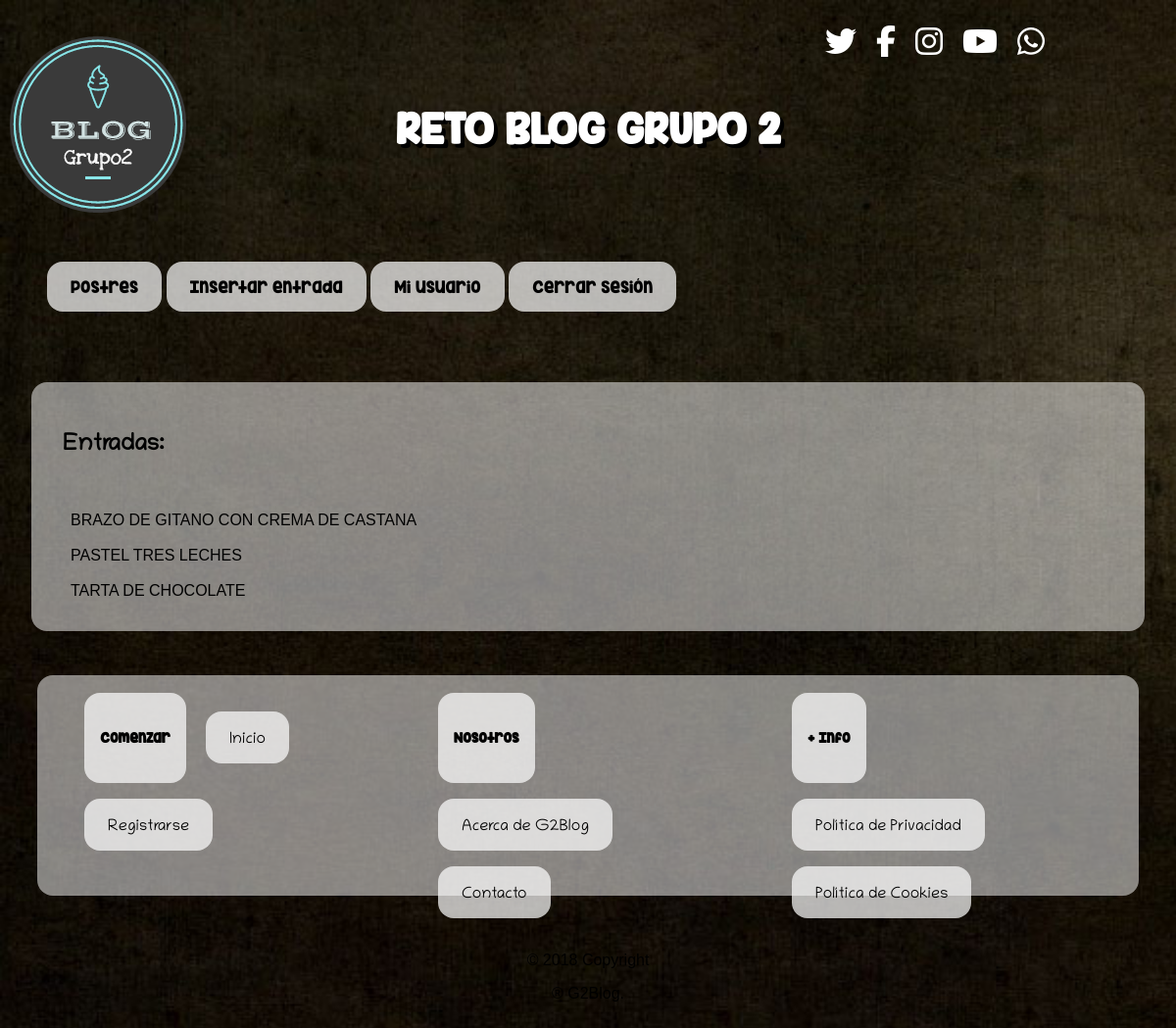
Screenshot of /index.php (signed in) with the database file from the repository.
### tables this page shows
CREATE TABLE `entrada` (
  `titulo` varchar(40) NOT NULL,
  `contenido` longtext NOT NULL,
  `fecha_entrada` datetime DEFAULT CURRENT_TIMESTAMP
);

### index.php (the view, shortened to what this page needs)
<?php
	if (isset($_SESSION['usuario'])){
		$usuario=$_SESSION['usuario'];
		?>
	    <?php
	}
	?>
	<?php
	include 'conexion.php';
	try {
	$sentencia=$db->prepare("SELECT titulo 'et' FROM entrada");
	$sentencia->execute();
		if (isset($usuario) &&  isset($_SESSION['logueado']) && $_SESSION['logueado'] == true ){
			if ($usuario=='admin'){
				 require_once('menuAdministrador.php');
				 ?><script type="text/javascript" src="JS/script.js"></script><?php
			}
			else if($usuario!='admin') {
				require_once('menuUsuario.php');
				echo "<div>
				<section id='entrada'>";
				echo '<h2>Entradas:</h2><br>';
			foreach($sentencia as $entrada){
				$variable=$entrada["et"];
				echo '<article><br><a href="mostrarEntrada.php?var='.$variable.'">'.$variable.'</a>';
			}
			}
		}
	} catch(PDOException $e) {
	  echo 'Error: ' . $e->getMessage();
	}
	echo "</section>
	</div>";
?>

### CSS/estilo.css (style rules this page uses)
header { text-align: center; height: 12em; }
body { background-image: url(../img/fondo2.jpg); background-size: cover; color: black; font-family: arial; }
h1 { padding: 2em; color: white; font-family: "header"; font-size: 2.5em; text-shadow: 4px 4px black; display: flex; justify-content: center; }
h2 { font-family: "letra"; }
nav ul { list-style: none; color: white; }
nav li , #lilogin, #liregistro { display: inline-block; color: black; padding: 1em; background: rgb(255, 255, 255,0.7); border-radius: 1em; font-family: "header"; }
#entrada a:link { background-color: transparent; text-transform: uppercase; }
#entrada { background: rgb(255, 255, 255,0.5); border-radius: 1em; margin: 1.5em; padding: 2em; }
#logo { position: absolute; left: 0; }
a { text-decoration: none; color: black; padding: 0.5em; }
.flex-center { width: 89%; min-height: 6vh; display: -webkit-box; display: -webkit-flex; display: -ms-flexbox; display: flex; -webkit-box-pack: center; -webkit-justify-content: center; -ms-flex-pack: center; justify-content: flex-end; -webkit-box-align: center; -webkit-align-items: center; -ms-flex-align: center; align-items: flex-start; position: absolute; top: 1em; }
.icon-3d { padding: 10px; -webkit-animation: icon3d 200ms 10; animation: icon3d 200ms 10; color: #fff; }
footer { background: rgb(255, 255, 255, 0.5); height: 225px; border-radius: 1em; margin: 45px 30px; }
footer a { font-family: "letra"; }
footer ul { margin: 0px 30px; padding: 10px; width: 25%; float: left; list-style: none; }
footer ul li { margin: 8px; }
.copyright { padding-bottom:50px; width: 100%; float: left; text-align: center; }

### rows the page displays
entrada: titulo "BRAZO DE GITANO CON CREMA DE CASTANA"
entrada: titulo "PASTEL TRES LECHES"
entrada: titulo "TARTA DE CHOCOLATE"
